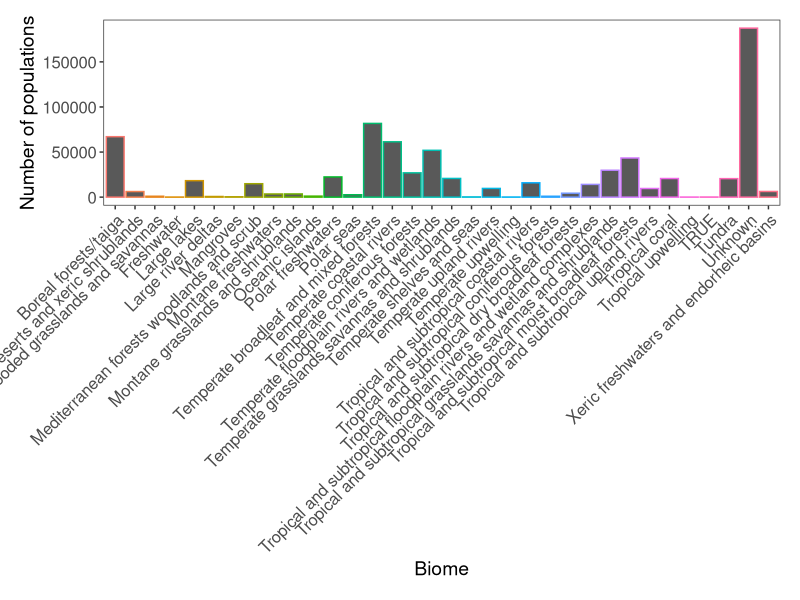
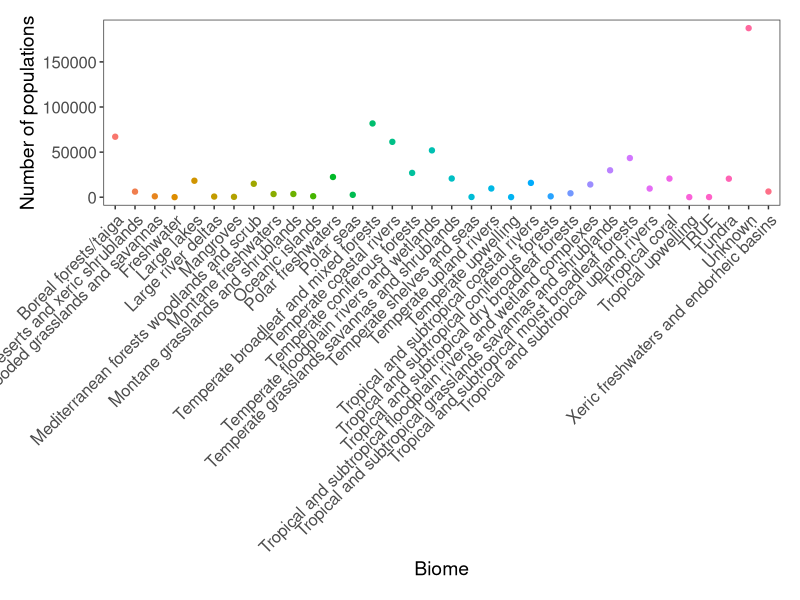
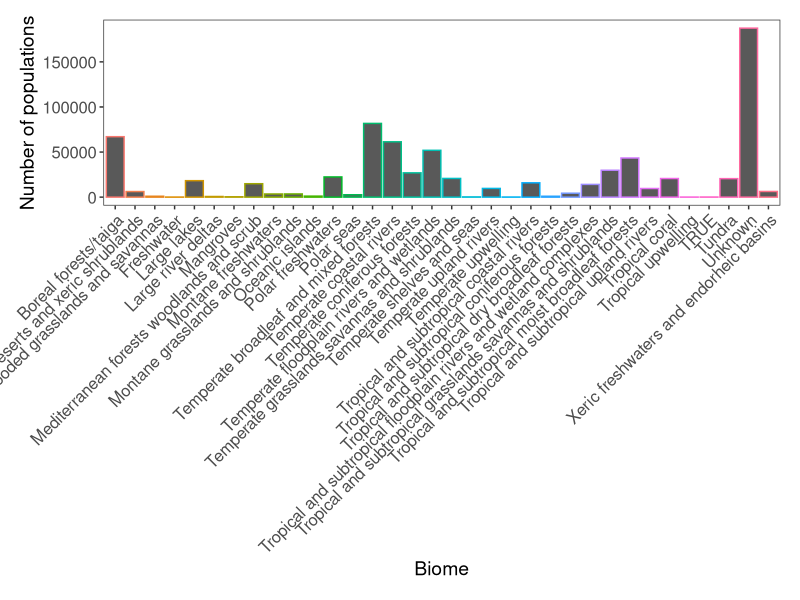

Here is the R script that generated these plots, in order:
# Introduction ----
# Fixing this bad sript so that it is properly fomatted!
# Could all do with more comments!!!

# Libraries ----
library(tidyr)  # Formatting data for analysis
library(dplyr)  # Manipulating data
library(ggplot2)  # Visualising results
library(readr)  # Manipulating data

# Functions ----
theme.LPI <- function() {
  theme_bw() +
    theme(axis.text.x=element_text(size=12, angle=45, vjust=1, hjust=1),
          axis.text.y=element_text(size=12),
          axis.title.x=element_text(size=14, face="plain"),
          axis.title.y=element_text(size=14, face="plain"),             
          panel.grid.major.x=element_blank(),
          panel.grid.minor.x=element_blank(),
          panel.grid.minor.y=element_blank(),
          panel.grid.major.y=element_blank(),  
          plot.margin = unit(c(0.5, 0.5, 0.5, 0.5), units = , "cm"),
          plot.title = element_text(size=20, vjust=1, hjust=0.5),
          legend.text = element_text(size=12, face="italic"),
          legend.title = element_blank(),
          legend.position=c(0.9, 0.9))
  }

# Working directory ----
setwd("03_coding_etiquette")

# Import data ----
LPI_data <- read.csv("LPIdata_CC.csv")

# Formatting data ----
LPI_data2<-gather(LPI_data,"year","abundance",9:53)

LPI_data2$year <- parse_number(LPI_data2$year)
names(LPI_data2)
names(LPI_data2) <- tolower(names(LPI_data2))
LPI_data2$abundance <- as.numeric(LPI_data2$abundance)

# Calc summary stats for each biome in the LPI database ----
levels(LPI_data2$biome)

lpiBiomes <- LPI_data2 %>%
  group_by(biome)%>%
  summarise(Pop. = n())
lpiBiomes[1:5,1:2]


# Visualising the number of populations in each biome with ggplot2 package ---- 

type = "bar"
plot <- ggplot(LPI_data2, aes(biome, color = biome)) +
  {if (type=="bar") geom_bar() else geom_point(stat="count")} +
	theme.LPI() + ylab("Number of populations") + xlab("Biome") +
	theme(legend.position = "none")
plot  # plot the ggplot plot

type = "point"
plot <- ggplot(LPI_data2, aes(biome, color = biome)) +
  {if(type == "bar") geom_bar() else geom_point(stat = "count")} +
	theme.LPI() + ylab("Number of populations") + xlab("Biome") +
	theme(legend.position = "none")
plot

type = "bar"
pdf(file="plot1.pdf",  width = 13.33, height = 26.66)
ggplot(LPI_data2, aes(biome, color = biome)) +
  {if(type=="bar")geom_bar() else geom_point(stat="count")} +
	theme.LPI() + ylab("Number of populations") + xlab("Biome") +
	theme(legend.position = "none") 
dev.off()



